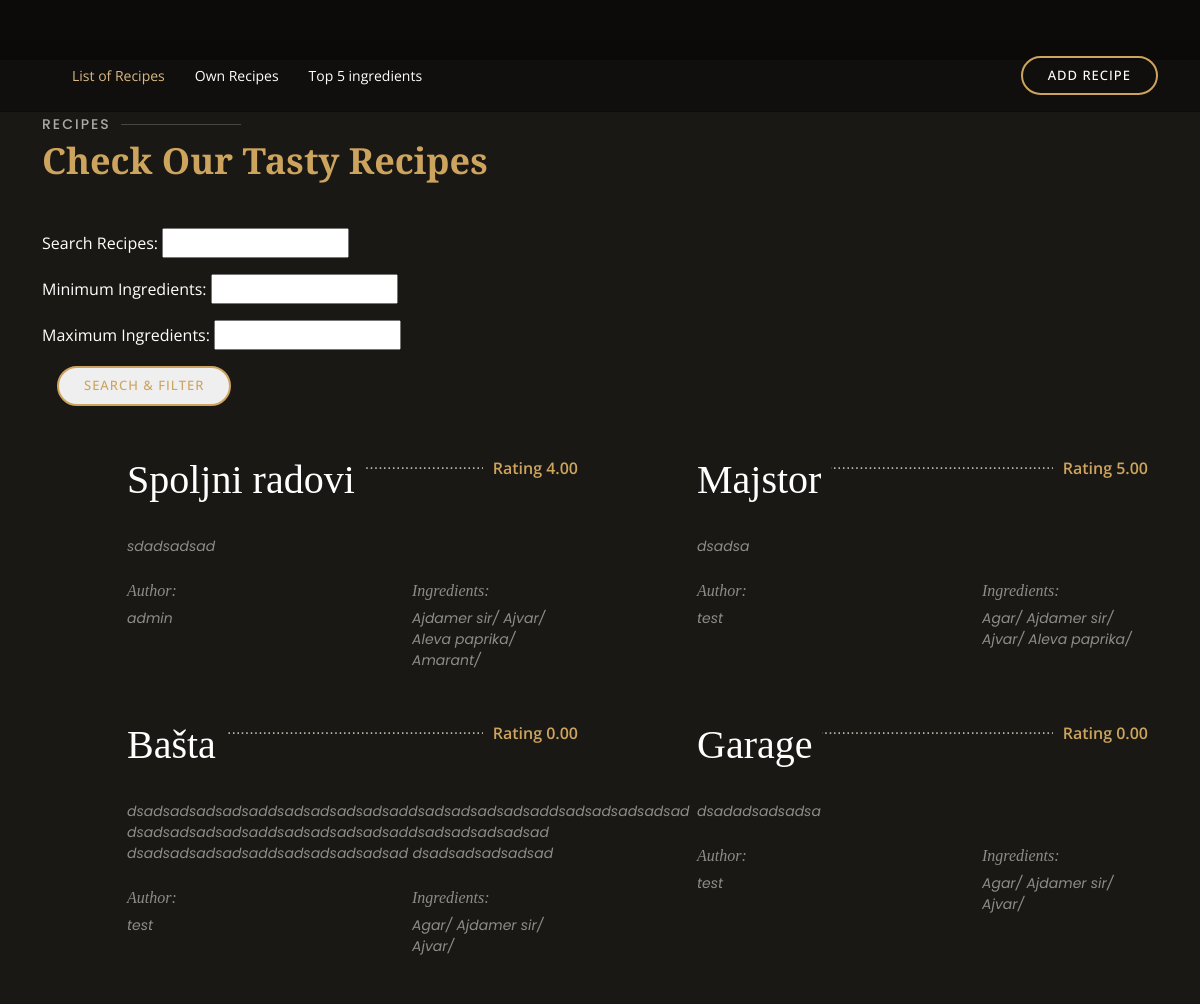
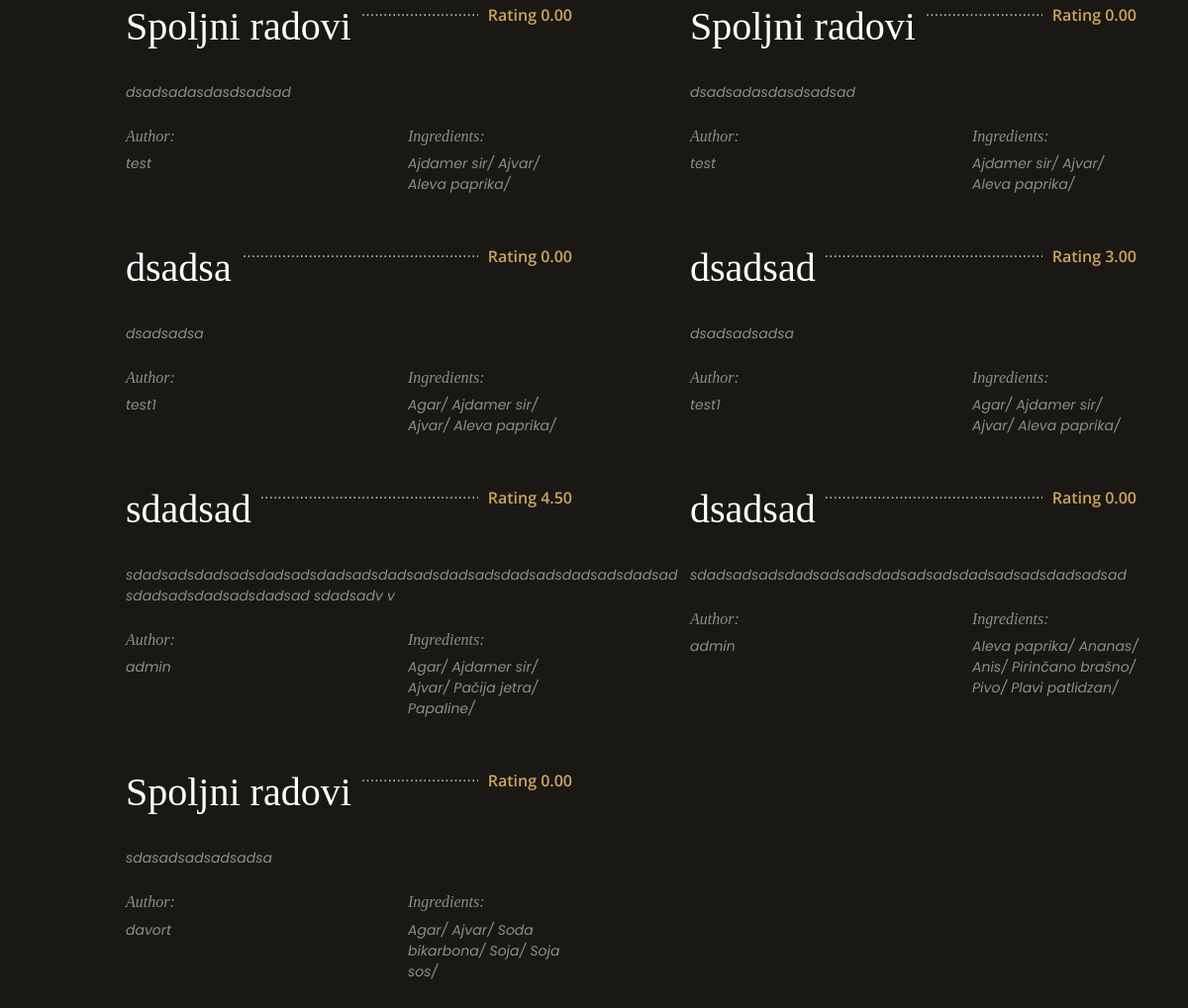
Page /recipes/list/ (signed in) on the earlier database version (2 pictures, top to bottom).
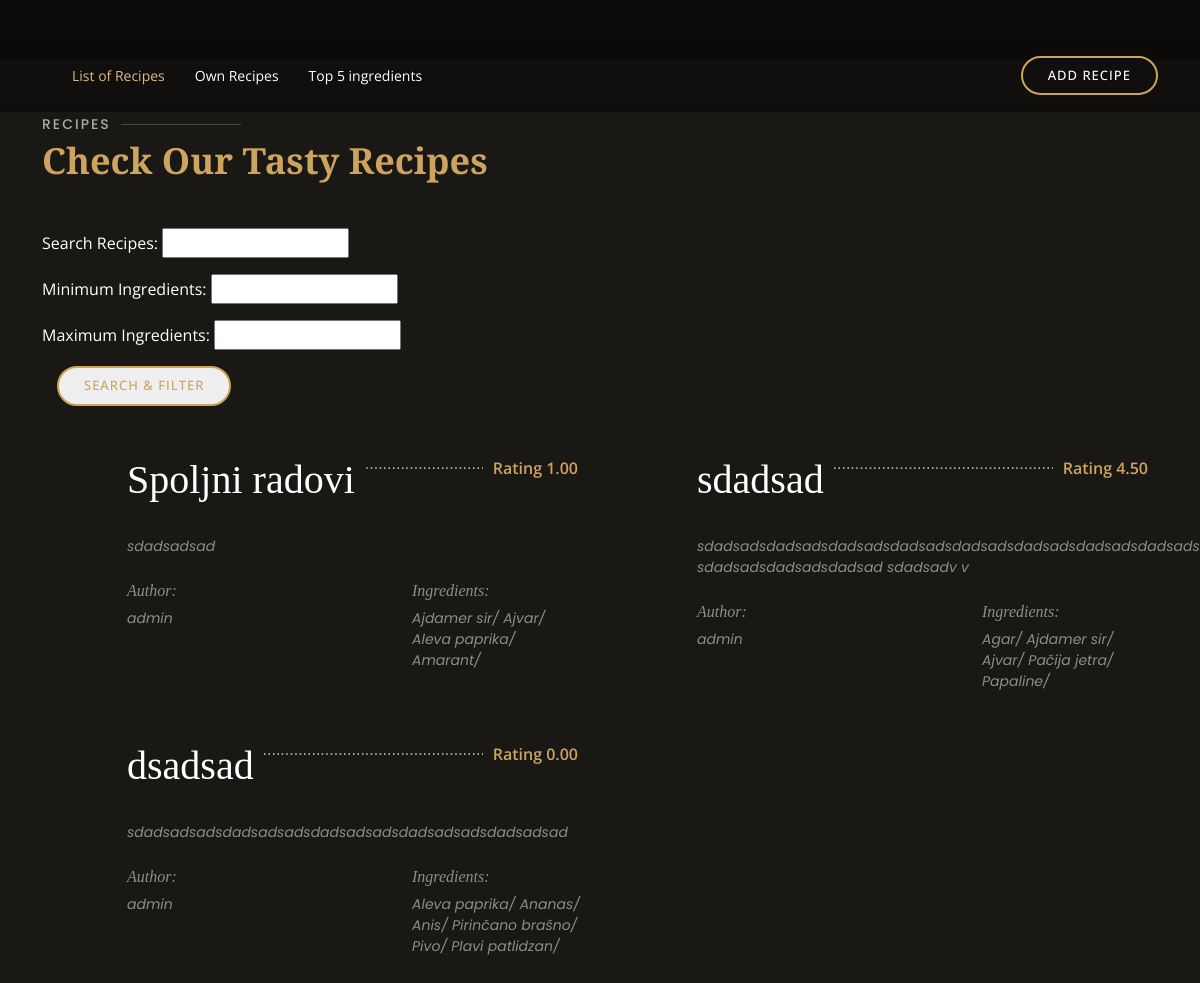
Same page on the later database version.
### recipes/models.py (models this page shows, shortened)
class Recipe(models.Model):
    name = models.CharField(max_length=255)
    recipe_text = models.TextField()
    ingredients = models.ManyToManyField(Ingredient)
    author = models.ForeignKey(User, on_delete=models.CASCADE)
    average_rating = models.DecimalField(default=0.0, max_digits=3, decimal_places=2)  # To store average rating
    total_ratings = models.PositiveIntegerField(default=0)

### user/models.py (models this page shows, shortened)
class User(AbstractUser):
    email = models.EmailField(unique=True)
    first_name = models.CharField(max_length=100)
    last_name = models.CharField(max_length=100)

### ingredient/models.py (models this page shows, shortened)
class Ingredient(models.Model):
    name = models.CharField(max_length=100)

### recipes/views.py (the view)
# urls.py: path('list/', recipe_list, name='recipe_list'),
@login_required
def recipe_list(request):
    recipes = Recipe.objects.all()
    search_form = RecipeSearchForm(request.GET)
    min_ingredients = request.GET.get('min_ingredients')
    max_ingredients = request.GET.get('max_ingredients')
    if search_form.is_valid():
        search_query = search_form.cleaned_data.get('search_query')
        if search_query:
            recipes = recipes.filter(
                Q(name__icontains=search_query) |
                Q(recipe_text__icontains=search_query) |
                Q(ingredients__name__icontains=search_query)
            )
    if min_ingredients:
        recipes = recipes.annotate(num_ingredients=Count('ingredients')).filter(num_ingredients__gte=min_ingredients)
    if max_ingredients:
        recipes = recipes.annotate(num_ingredients=Count('ingredients')).filter(num_ingredients__lte=max_ingredients)
    return render(request, 'recipe_list.html', {'recipes': recipes, 'search_form': search_form})

### recipes/form.py
class RecipeSearchForm(forms.Form):
    search_query = forms.CharField(label='Search Recipes', required=False)
    min_ingredients = forms.IntegerField(label='Minimum Ingredients', required=False)
    max_ingredients = forms.IntegerField(label='Maximum Ingredients', required=False)

### templates/recipe_list.html (shortened to what this page needs)
{% load static %}
<!DOCTYPE html>
<html lang="en">
<head>
    <link rel="stylesheet" type="text/css" href="{% static 'assets_list/vendor/bootstrap/css/bootstrap.min.css' %}">
    <link rel="stylesheet" type="text/css" href="{% static 'assets_list/css/style.css' %}">
</head>
<body>
<header id="header" class="fixed-top d-flex align-items-cente">
    <div class="container-fluid container-xl d-flex align-items-center justify-content-lg-between">
        <nav id="navbar" class="navbar order-last order-lg-0">
            <ul>
                <li><a class="nav-link scrollto active" href="{% url 'recipe_list'%}">List of Recipes</a></li>
                <li><a class="nav-link scrollto" href="{% url 'own_recipe_list' %}">Own Recipes</a></li>
                <li><a class="nav-link scrollto " href="{% url 'top_ingredients' %}">Top 5 ingredients</a></li>
            </ul>
        </nav>
        <a href="{% url 'create_recipe' %}" class="book-a-table-btn scrollto d-none d-lg-flex">Add Recipe</a>
    </div>
</header>
<main id="main" style="padding-top:5%;">
    <section id="menu" class="menu section-bg">
        <div class="container" data-aos="fade-up">
            <div class="section-title">
                <h2>Recipes</h2>
                <p>Check Our Tasty Recipes</p>
            </div>
            <form method="GET" action="{% url 'recipe_list' %}">
                <p>
                    <label class="form-class"  for="id_search_query">Search Recipes:</label>
                    <input class="form-class" type="text" name="search_query" id="id_search_query">
                </p>
                <p>
                    <label class="form-class"  for="id_min_ingredients">Minimum Ingredients:</label>
                    <input class="form-class"  type="number" name="min_ingredients"  id="id_min_ingredients">
                </p>
                <p>
                    <label class="form-class"  for="id_max_ingredients">Maximum Ingredients:</label>
                    <input class="form-class"  type="number" name="max_ingredients"  id="id_max_ingredients">
                </p>
                <button class="book-a-table-btn scrollto d-none d-lg-flex"  style="color:#cda45e;"  type="submit">Search &amp; Filter</button>
            </form>
            <div class="row menu-container" data-aos="fade-up" data-aos-delay="200">
                {% for recipe in recipes %}
                <div class="col-lg-6 menu-item filter-starters">
                    <div class="menu-content">
                        <a href="{% url 'recipe_detail' recipe_id=recipe.id %}"><h1>{{ recipe.name }}</h1></a><span>Rating {{ recipe.average_rating }}</span>
                    </div>
                    <div class="menu-ingredients">
                        {{ recipe.recipe_text }}
                    </div>
                    <div class="row">
                        <div class="col-lg-6">
                            <div class="menu-ingredients">
                                <h6> Author: </h6>
                                <span>  {{ recipe.author.username }}</span>
                            </div>
                        </div>
                        <div class="col-lg-6">
                            <div class="menu-ingredients">
                                <h6>Ingredients: </h6>
                                {% for ingredient in recipe.ingredients.all %}
                                <span> {{ ingredient.name }}/ </span>
                                {% endfor %}
                            </div>
                        </div>
                    </div>
                </div>
                {% endfor %}
            </div>
        </div>
    </section>
</main>
</body>
</html>

Differences in the rows shown:
removed Recipe: name "Majstor", average_rating "5.00", recipe_text "dsadsa", author.username "test", Ingredient (name "Agar"), Ingredient (name "Ajdamer sir"), Ingredient (name "Ajvar"), Ingredient (name "Aleva paprika")
removed Recipe: name "Bašta", average_rating "0.00", recipe_text "dsadsadsadsadsaddsadsadsadsadsaddsadsadsadsadsaddsadsadsadsadsad dsadsadsadsadsaddsadsadsadsadsaddsadsadsadsadsad dsadsadsadsadsaddsadsadsadsadsad dsadsadsadsadsad", author.username "test", Ingredient (name "Agar"), Ingredient (name "Ajdamer sir"), Ingredient (name "Ajvar")
removed Recipe: name "Garage", average_rating "0.00", recipe_text "dsadadsadsadsa", author.username "test", Ingredient (name "Agar"), Ingredient (name "Ajdamer sir"), Ingredient (name "Ajvar")
removed Recipe: name "Spoljni radovi", average_rating "0.00", recipe_text "dsadsadasdasdsadsad", author.username "test", Ingredient (name "Ajdamer sir"), Ingredient (name "Ajvar"), Ingredient (name "Aleva paprika")
removed Recipe: name "Spoljni radovi", average_rating "0.00", recipe_text "dsadsadasdasdsadsad", author.username "test", Ingredient (name "Ajdamer sir"), Ingredient (name "Ajvar"), Ingredient (name "Aleva paprika")
removed Recipe: name "dsadsa", average_rating "0.00", recipe_text "dsadsadsa", author.username "test1", Ingredient (name "Agar"), Ingredient (name "Ajdamer sir"), Ingredient (name "Ajvar"), Ingredient (name "Aleva paprika")
removed Recipe: name "dsadsad", average_rating "3.00", recipe_text "dsadsadsadsa", author.username "test1", Ingredient (name "Agar"), Ingredient (name "Ajdamer sir"), Ingredient (name "Ajvar"), Ingredient (name "Aleva paprika")
removed Recipe: name "Spoljni radovi", average_rating "0.00", recipe_text "sdasadsadsadsadsa", author.username "davort", Ingredient (name "Agar"), Ingredient (name "Ajvar")
no longer on this page (row unchanged): Ingredient: name "Soda bikarbona", shown under "Spoljni radovi"
no longer on this page (row unchanged): Ingredient: name "Soja", shown under "Spoljni radovi"
no longer on this page (row unchanged): Ingredient: name "Soja sos", shown under "Spoljni radovi"
changed Recipe "Spoljni radovi": average_rating "4.00" → "1.00"
